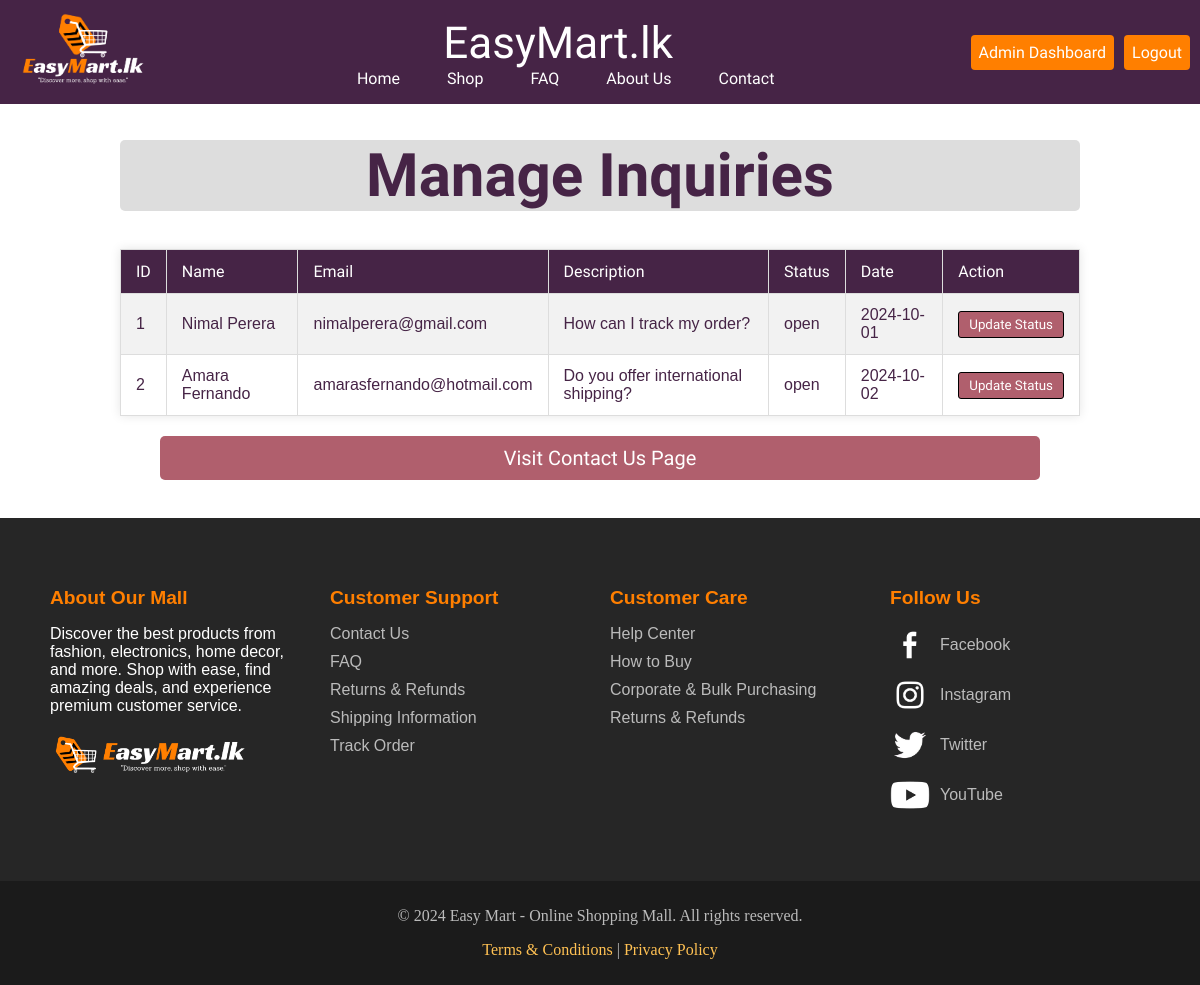
Screenshot of /admin_dashboard/adminInquiryRead.php (signed in) with the database file from the repository.
### tables this page shows
CREATE TABLE `inquiry` (
  `inquiry_id` int(11) NOT NULL,
  `name` varchar(100) DEFAULT NULL,
  `email` varchar(255) DEFAULT NULL,
  `description` text DEFAULT NULL,
  `DATE` date DEFAULT NULL,
  `status` enum('open','closed') DEFAULT 'open'
);

### admin_dashboard/adminInquiryRead.php (the view, shortened to what this page needs)
<?php
include '../connect.php';
$sql = "SELECT * FROM inquiry";
$result = $conn->query($sql);
?>
<!DOCTYPE html>
<html lang="en">
<head>
    <link rel="stylesheet" href="../css/contact.css">
</head>
<body>
    <?php include '../header.php' ?>
    <br><br>
    <h2 class="pagetitle80">Manage Inquiries</h2><br>
    <table class="table">
        <tr>
            <th class="tablehead">ID</th>
            <th class="tablehead">Name</th>
            <th class="tablehead">Email</th>
            <th class="tablehead">Description</th>
            <th class="tablehead">Status</th>
            <th class="tablehead">Date</th>
            <th class="tablehead">Action</th>
        </tr>
        <?php
        if ($result->num_rows > 0) {
            while ($row = $result->fetch_assoc()) {
                echo "<tr class ='tablerow'>
                        <td class='tabledata'>" . $row["inquiry_id"] . "</td>
                        <td class='tabledata'>" . $row["name"] . "</td>
                        <td class='tabledata'>" . $row["email"] . "</td>
                        <td class='tabledata'>" . $row["description"] . "</td>
                        <td class='tabledata'>" . $row["status"] . "</td>
                        <td class='tabledata'>" . $row["DATE"] . "</td>
                        <td class='tabledata'>
                            <form method='POST' action='../inquiryUpdate.php'>
                                <input type='hidden' name='inquiry_id' value='" . $row['inquiry_id'] . "'>
                                <input type='submit' value='Update Status'class='actionbtn1'>
                            </form>
                        </td>
                      </tr>";
            }
        } else {
            echo "<tr><td colspan='7'>No inquiries found.</td></tr>";
        }
        ?>
    </table>
    <a class="viewbtn" href="../inquiryCreate.php">Visit Contact Us Page</a>
    <br>
    <?php include '../footer.php' ?>
</body>
</html>

### css/contact.css (style rules this page uses)
.pagetitle80 { text-align: center; color: #462446; font-family: 'racing sans one'; font-size: 60px; background-color: #ddd; border-radius: 5px; width: 80%; margin: 0 auto 20px; }
.table { width: 80%; max-width: 1200px; margin: 0 auto; border-collapse: collapse; background-color: #fff; box-shadow: 0 0 10px rgba(0, 0, 0, 0.1); }
.tablehead { padding: 12px 15px; text-align: left; border: 1px solid #ddd; background-color: #462446; color: white; font-family: 'Doppio One'; font-weight: normal; }
.tabledata { padding: 12px 15px; text-align: left; border: 1px solid #ddd; color: #462446; font-family: Arial, sans-serif; }
.tablerow:nth-child(even) { background-color: #f2f2f2; }
.tabledata:last-child { text-align: center; }
.actionbtn1 { color: #ffffff; text-decoration: none; padding: 5px 10px; border: 1px solid #000000; border-radius: 3px; background-color: #b05f6d; font-family: 'Doppio One'; }
.viewbtn { display: block; text-align: center; margin: 20px auto; background-color: #b05f6d; color: white; padding: 10px 20px; border-radius: 5px; text-decoration: none; max-width: 70%; font-family: 'Doppio One'; font-size: 20px; }

### css/header.css (style rules this page uses)
body { margin: 0; }

### rows the page displays
inquiry: inquiry_id "1", name "Nimal Perera", email "nimalperera@gmail.com", description "How can I track my order?", status "open", DATE "2024-10-01"
inquiry: inquiry_id "2", name "Amara Fernando", email "amarasfernando@hotmail.com", description "Do you offer international shipping?", status "open", DATE "2024-10-02"
